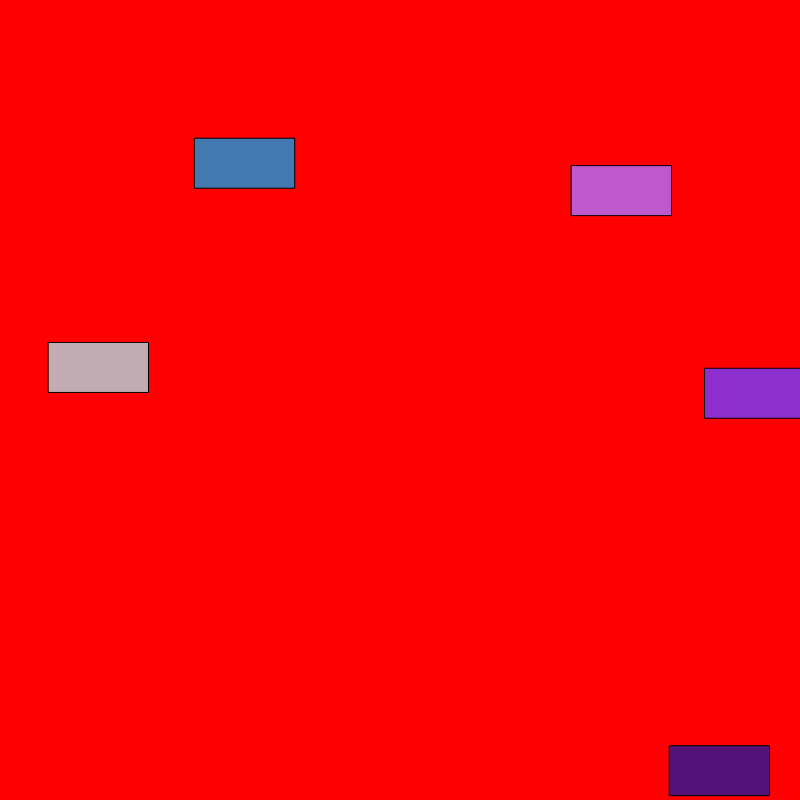
Frame 1 (no input)
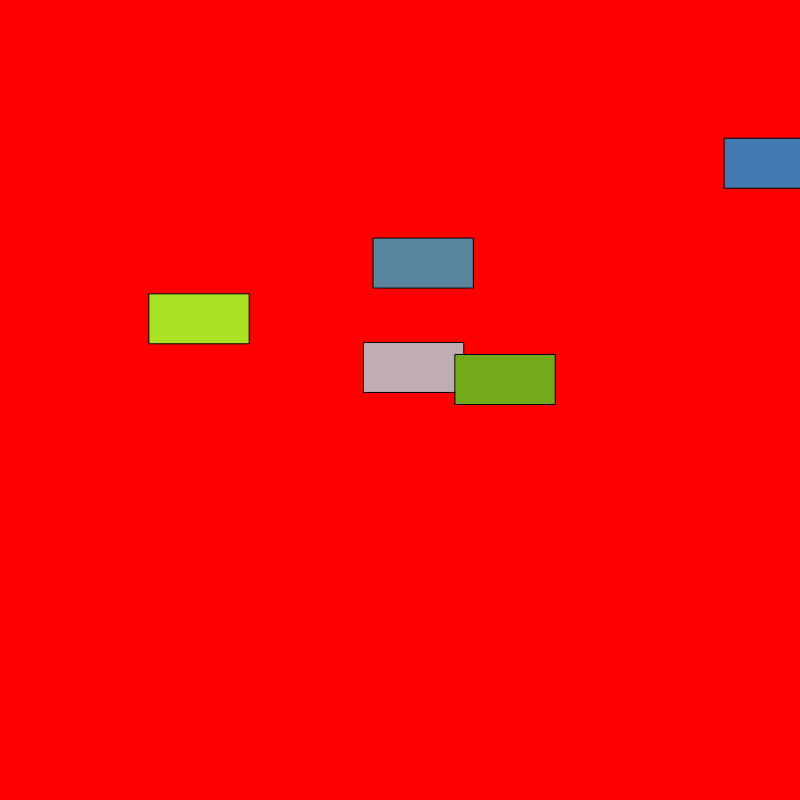
Frame 60 (no input)
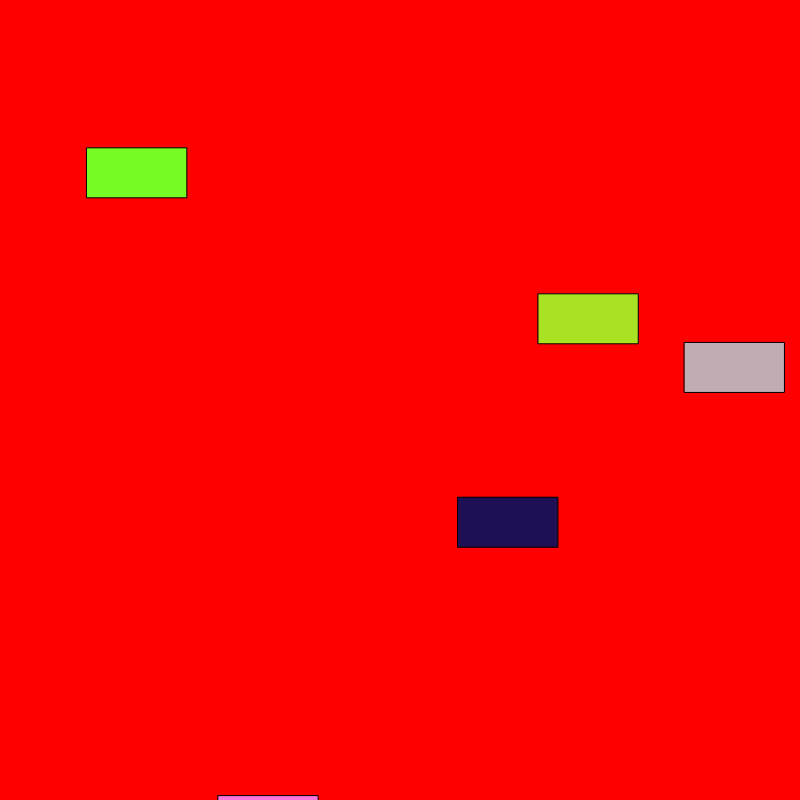
Frame 120 (the mouse pressed at the canvas centre since frame 60)

The p5.js sketch that drew these frames (run headless with seeded random() and noise() and a simulated clock; from frame 60 on, the mouse is pressed at the canvas centre):

// p5.js sketch
// ── sketch.js
var myCar1 ; //declare it
var myCar2;
var myCar3;
var myCar4;

function setup() {
  // put setup code here
  createCanvas(800,800);
  myCar1 = new Car(); //spawn 1 car
  myCar2 = new Car();
  myCar3 = new Car();
  myCar4 = new Car();
  myCar5 = new Car();
}

function draw() {
  // put drawing code here
  background("red");

  myCar1.display();
  myCar1.drive();

  myCar2.display();
  myCar2.drive();

  myCar3.display();
  myCar3.drive();

  myCar4.display();
  myCar4.drive();

  myCar5.display();
  myCar5.drive();
}

function Car(){
  //attributes - describes what the car looks like
  this.x = random(width); //x position
  this.y = random(height);
  this.r = random(255);
  this.g = random(255);
  this.b = random(255);
  this.vel = random(5, 10);

  //methods
  this.display = function(){
    fill(this.r, this.g, this.b);
    rect(this.x, this.y, 100, 50);
  }

  this.drive = function(){
    this.x = this.x + this.vel;
    if (this.x>width){
      this.x=0;
      this.r = random(255);
      this.y=random(height);
      this.b = random(255);
      this.g = random(255);
    }
  }
}
